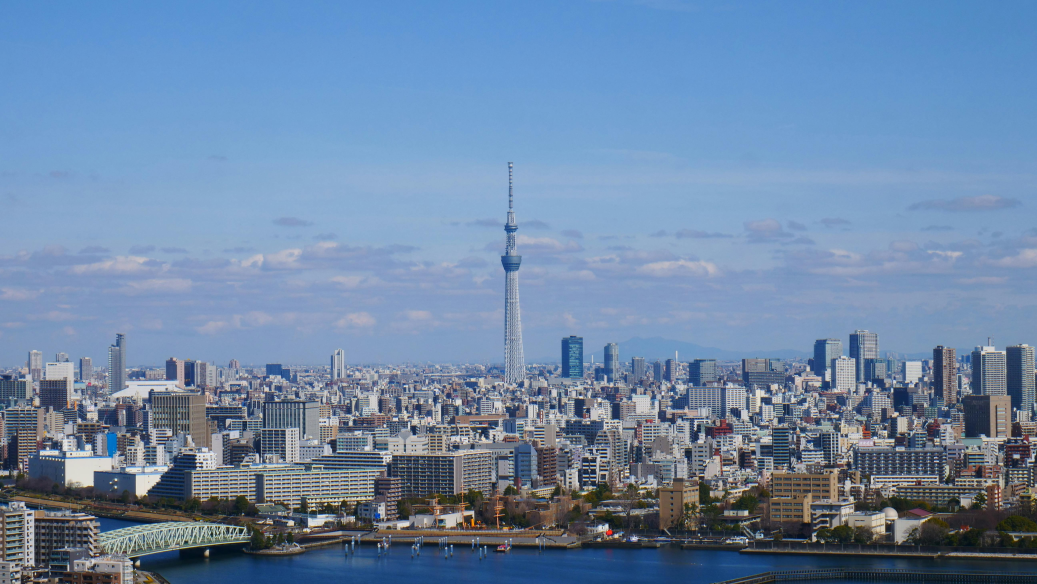
#> input picture photos/cityscape of tokyo.jpg, 5184 x 2920 px (shown at 1/5 size)
$ python during_bombing.py
#> lines starting #> are read from the running program, lines starting #| are printed output that depends on the picture; after the words box and inside, x2 and y2 are one past the last pixel; in counts of white or black regions, pixels touching at a corner belong together
# CITY BIRD'S EYE VIEW WHEN GETTING NUKED

from PIL import Image, ImageEnhance, ImageOps, ImageFilter
import numpy as np
import imageio
import random
import math
import cv2

# GET BUILDINGS MASK OF THE TOKYO IMAGE
tokyo = cv2.imread('photos/cityscape of tokyo.jpg')
#> tokyo is the input picture: shape (2920, 5184, 3); mean B, G, R 166.8, 135.4, 109.4
gray = cv2.cvtColor(tokyo, cv2.COLOR_BGR2GRAY)
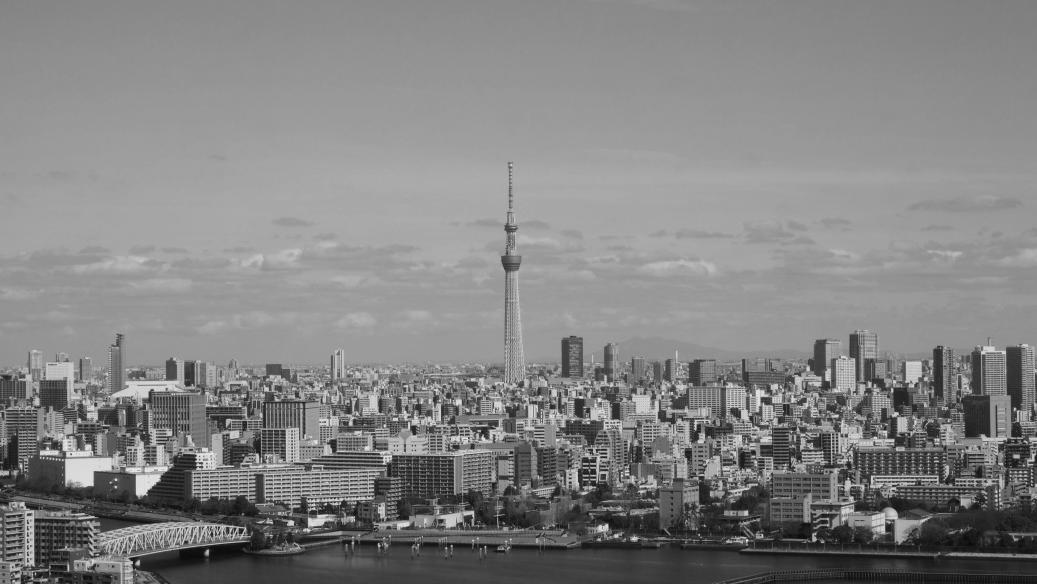
#> gray: shape (2920, 5184) (shown at 1/5 size); min 4, max 253, mean 131.2
edges = cv2.Canny(gray, threshold1=50, threshold2=150) # Apply edge detection (e.g., Canny edge detection)
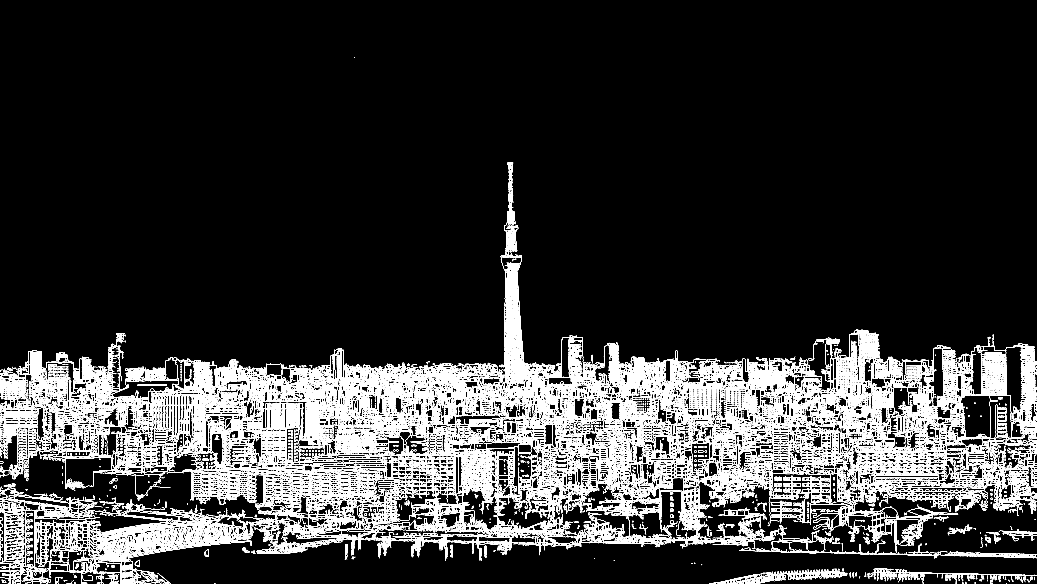
#> edges: shape (2920, 5184) (shown at 1/5 size); 6.4% white in thin lines or dots
kernel = np.ones((5, 5), np.uint8) # Use dilation to make the mask solid (fills gaps)
mask = cv2.dilate(edges, kernel, iterations=1)
#> mask: shape (2920, 5184); 23.8% white; 342 white regions, largest, box (x1, y1, x2, y2) and area: (0, 809, 5184, 2920) 3477082, (4336, 2842, 5184, 2920) 24701, (3543, 2840, 4238, 2920) 24246
mask = cv2.bitwise_not(mask) # Invert the mask so that buildings are white and sky is black
mask_pil = Image.fromarray(mask) # Convert the mask to a format usable by PIL
mask_pil.save('output/buildings_mask.png') # Save the mask if needed

# CREATE DURING BOMBING IMAGE
tokyo = Image.open('photos/cityscape of tokyo.jpg')
#> tokyo: PIL image 5184x2920 RGB
during_bomb = tokyo
during_bomb.thumbnail((800,800))

bomber = Image.open('photos/bomber 2.png').convert("RGBA")
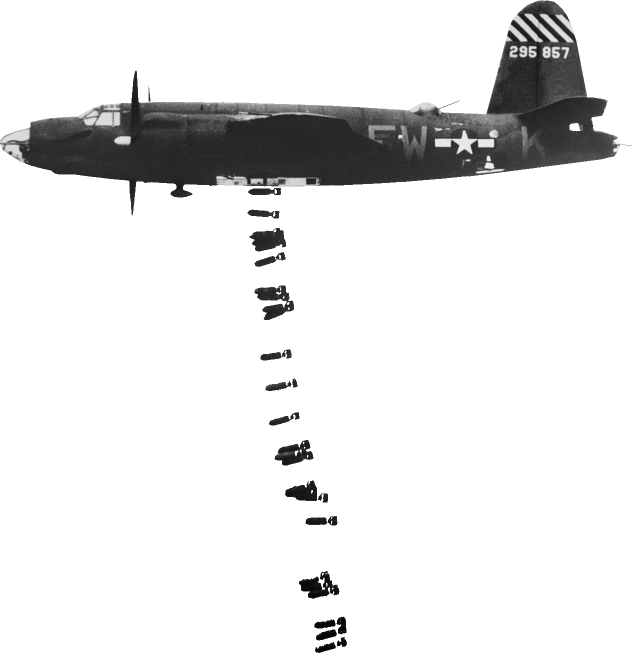
#> input picture photos/bomber 2.png, 1264 x 1306 px (shown at 1/2 size)
#> bomber is the input picture: PIL image 1264x1306 RGBA; mean R, G, B, A 70.6, 106.2, 75, 34
bomber.thumbnail((80, 80))
#> bomber: PIL image 77x80 RGBA
during_bomb.paste(bomber, (200, 180), bomber)

droppedBomb = Image.open('photos/drop bomb.png').convert("RGBA")
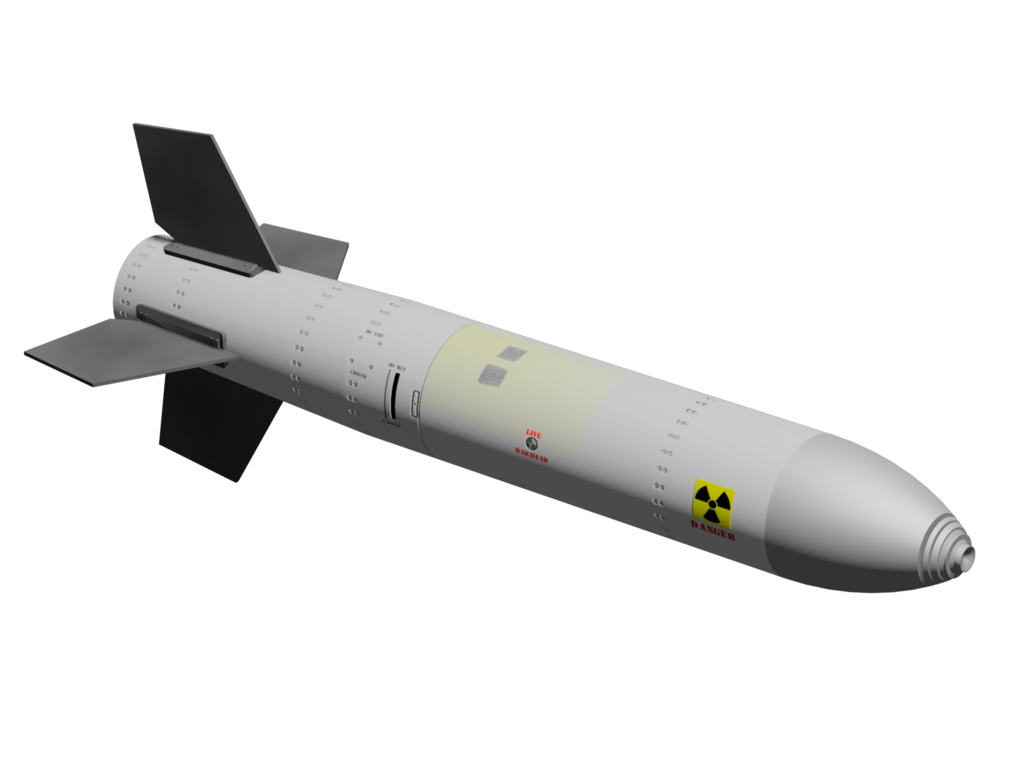
#> input picture photos/drop bomb.png, 1024 x 768 px
#> droppedBomb is the input picture: PIL image 1024x768 RGBA; mean R, G, B, A 25.7, 25.7, 25.1, 48
droppedBomb.thumbnail((80,80))
#> droppedBomb: PIL image 80x60 RGBA
droppedBomb = droppedBomb.rotate(-68, expand=True)
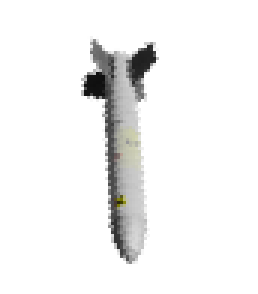
#> droppedBomb: PIL image 86x98 RGBA (shown 3 times larger); mean R, G, B, A 16.2, 16.2, 15.8, 27.4; transparent parts drawn white
bomb_drop_start_y = (570, 130)
bomb_drop_end = (570, 300)

jetFighter = Image.open('photos/jet fighter.png').convert("RGBA")
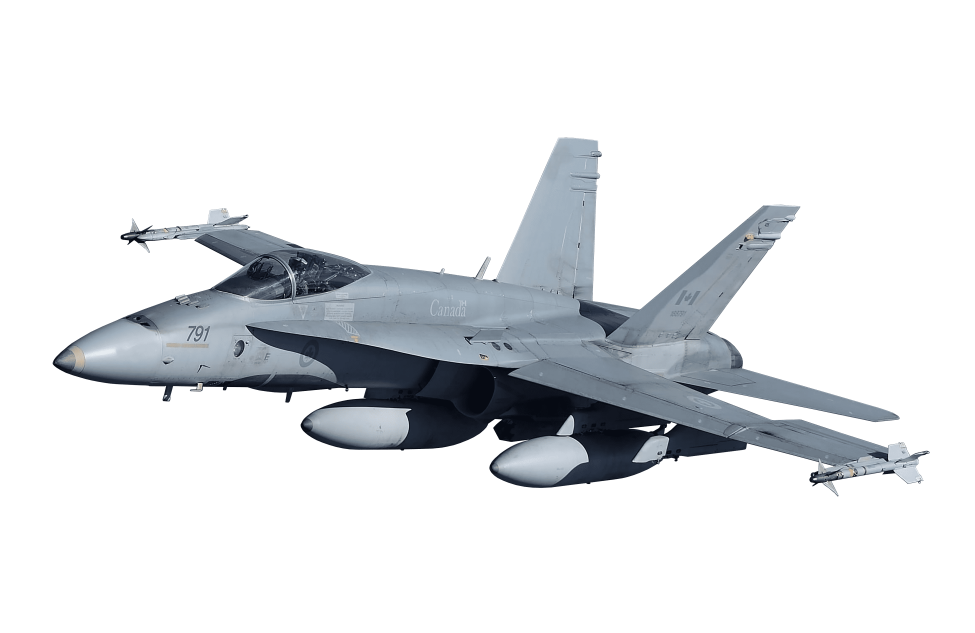
#> input picture photos/jet fighter.png, 3900 x 2530 px (shown at 1/4 size)
#> jetFighter is the input picture: PIL image 3900x2530 RGBA; mean R, G, B, A 79.6, 114.3, 88.3, 52.6
jetFighter.thumbnail((280,280))
#> jetFighter: PIL image 280x182 RGBA
during_bomb.paste(jetFighter, (470, 10), jetFighter)
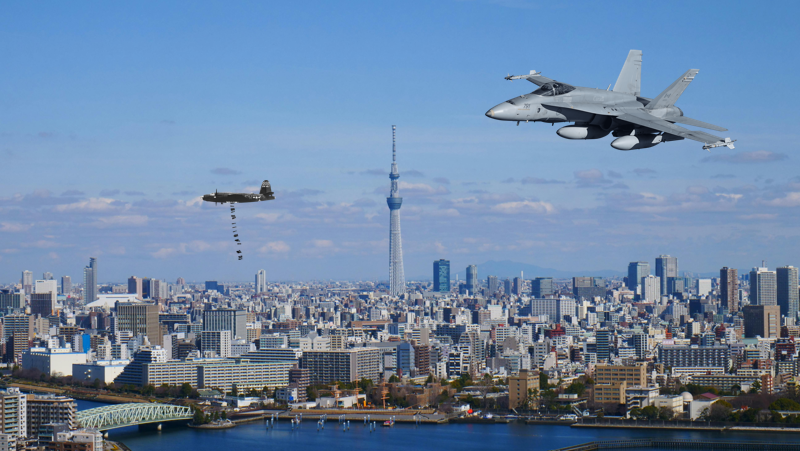
#> during_bomb: PIL image 800x451 RGB; mean R, G, B 109, 134, 164.4

display(during_bomb)
during_bomb.save('output/during_bomb.jpg')

# ADD BOMB DROP AND EXPLOSION ANIMATION TO DURING BOMBING IMAGE
num_frames = 30
fall_speed = 10
bomb_start_x = 570
bomb_start_y = 130
bomb_stop_y = 300

frames = []

for i in range(num_frames):
    # Create a new frame by copying the base image
    frame = during_bomb.copy()

    # Calculate the current y position of the bomb (falling downwards)
    current_y_position = bomb_start_y + (i * fall_speed)

    # If the bomb has reached the stopping point, stop moving it further
    if current_y_position >= bomb_stop_y:
        current_y_position = bomb_stop_y

    # Paste the bomb image onto the frame at the specified starting x position and calculated y position
    frame.paste(droppedBomb, (bomb_start_x, current_y_position), droppedBomb)

    # Append the frame to the list
    frames.append(frame)
#> after the loop, frames = 30 items


# Add Explosion animation
#> (the run stopped early here; a loop or call above may not have finished)
